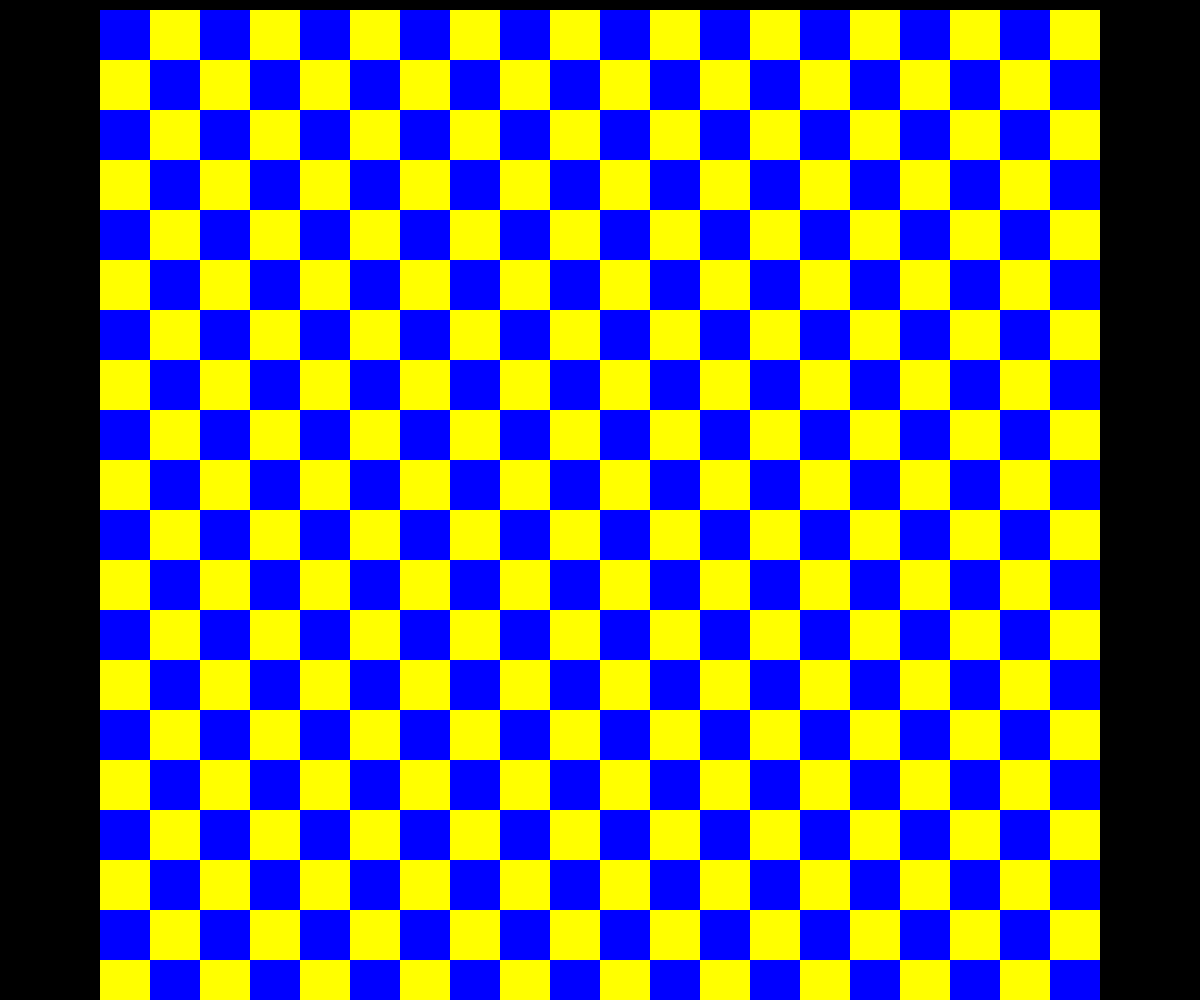
Frame 1 (no input)
Frame 60 (no input): identical to frame 1, image omitted
Frame 120 (the mouse pressed at the canvas centre since frame 60): identical to frame 1, image omitted

The p5.js sketch that drew this single still picture (run headless with seeded random() and noise() and a simulated clock; from frame 60 on, the mouse is pressed at the canvas centre):

// p5.js sketch
// ── sketch.js
let w, h, inc;
let board;
let func;
function setup() {
  createCanvas(window.innerWidth, window.innerHeight);
  func = checkerbrd;
  background(0);
  frameRate(35);
  strokeWeight(3);
  inc = 50;
  h = floor(height / inc) * inc;
  w = floor(width / inc) * inc;
  board = createImage(h, h);
  board.loadPixels();
  let yellow = 0xffff00;
  let blue = 0x0000ff;
  for (let i = 0; i < h; ++i)
    for (let j = 0; j < h; ++j) {
      let colour = (floor(i / inc) + floor(j / inc)) % 2 ? yellow : blue;
      let index = (j * h + i) * 4;
      if (colour == yellow) {
        board.pixels[index + 0] = 255;
        board.pixels[index + 1] = 255;
        board.pixels[index + 2] = 0;
        board.pixels[index + 3] = 255;
      }
      else {
        board.pixels[index + 0] = 0;
        board.pixels[index + 1] = 0;
        board.pixels[index + 2] = 255;
        board.pixels[index + 3] = 255;
      }
    }
  board.updatePixels();
}
function draw() {
  translate(round((w - h) / 2), 10);
  func();
}
function keyPressed() {
  if (key == '9') func = checkerbrd
  else
    drawShape(key);
}
function checkerbrd() {
  background(0);
  image(board, 0, 0);
}
function drawSierpinski() {
  for (let i = 0; i < 200; ++i)
    sierpinski();
}
function drawShape(key) {
  if (key == '1')
    func = drawSquare1;
  else if (key == '2')
    func = drawSquare2;
  else if (key == '3')
    func = drawSquare3;
  else if (key == '4')
    func = drawSquare4;
  else if (key == '5')
    func = drawSierpinski;

}
function drawSquare2() {
  for (let i = 0; i < 110; ++i)
    squr2(0, 0, h, h);
}
function drawSquare3() {
  for (let i = 0; i < 150; ++i)
    squr3(0, 0, h, h);
}
function drawSquare4() {
  for (let i = 0; i < 150; ++i)
    squr4(0, 0, h, h);
}
function drawSquare1() {
  for (let i = 0; i < 110; ++i)
    squr1(0, 0, h, h);
}
function midpoint(p1, p2) {
  let a = createVector(floor((p1.x + p2.x) / 2), floor((p1.y + p2.y) / 2));
  return a;
}
function setColour(x, y) {
  let colour = board.pixels[(y * h + x) * 4];
  if (colour == 255)
    stroke('blue');
  else
    stroke('yellow');
}
function sierpinski() {
  if (typeof sierpinski.sierpnt == 'undefined')
    sierpinski.sierpnt = createVector(h / 2, h / 2);
  let corners = [createVector(0, h), createVector(h / 2, 0), createVector(h, h)];
  sierpinski.sierpnt = midpoint(sierpinski.sierpnt, random(corners));
  setColour(sierpinski.sierpnt.x, sierpinski.sierpnt.y);
  point(sierpinski.sierpnt.x, sierpinski.sierpnt.y);
}
function squr2(x0, y0, xwide, ytop) {
  if (typeof squr2.mid2 == 'undefined' && typeof squr2.prevcorner2 == 'undefined') {
    squr2.prevcorner2 = -10;
    squr2.mid2 = createVector(floor(h / 2), floor(h / 2));
  }
  let intcorners = [0, 1, 2, 3]
  let corners = [createVector(x0, y0), createVector(xwide, y0), createVector(xwide, ytop), createVector(x0, ytop)];
  let intcorner = random(intcorners);
  let anticlockwise = (squr2.prevcorner2 - intcorner == 1) || (squr2.prevcorner2 - intcorner == -3);
  if (!anticlockwise) {
    squr2.mid2 = midpoint(corners[intcorner], squr2.mid2);
    setColour(squr2.mid2.x, squr2.mid2.y);
    point(squr2.mid2.x, squr2.mid2.y);
    squr2.prevcorner2 = intcorner;
  }
}
function squr1(x0, y0, xwide, ytop) {
  if (typeof squr1.mid1 == 'undefined' && typeof squr1.prevcorner1 == 'undefined') {
    squr1.prevcorner1 = createVector(-1, -1);
    squr1.mid1 = createVector(floor(h / 2), floor(h / 3));
  }
  let corners = [createVector(x0, y0), createVector(xwide, y0), createVector(xwide, ytop), createVector(x0, ytop)];
  let corner = random(corners);
  if (!corner.equals(squr1.prevcorner1)) {
    squr1.mid1 = midpoint(corner, squr1.mid1);
    setColour(squr1.mid1.x, squr1.mid1.y);
    point(squr1.mid1.x, squr1.mid1.y);
    squr1.prevcorner1 = corner.copy();
  }
}
function squr3(x0, y0, xwide, ytop) {
  if (typeof squr3.mid3 == 'undefined' && typeof squr3.prevcorner3 == 'undefined') {
    squr3.prevcorner3 = [-1, -2];
    squr3.mid3 = createVector(floor(h / 2), floor(h / 2));
  }
  let intcorners = [0, 1, 2, 3]
  let corners = [createVector(x0, y0), createVector(xwide, y0), createVector(xwide, ytop), createVector(x0, ytop)];
  let intcorner = random(intcorners);
  let neighbours = abs(intcorner - squr3.prevcorner3[1]);
  neighbours = (neighbours == 1 || neighbours == 3);
  if (!(neighbours && (squr3.prevcorner3[0] === squr3.prevcorner3[1]))) {
    squr3.mid3 = midpoint(corners[intcorner], squr3.mid3);
    setColour(squr3.mid3.x, squr3.mid3.y);
    point(squr3.mid3.x, squr3.mid3.y);
    squr3.prevcorner3[0] = squr3.prevcorner3[1];
    squr3.prevcorner3[1] = intcorner;
  }
}
function squr4(x0, y0, xwide, ytop) {
  if (typeof squr4.mid4 == 'undefined' && typeof squr4.prevcorner4 == 'undefined') {
    squr4.prevcorner4 = -1;
    squr4.mid4 = createVector(floor(h / 2), floor(h / 4));
  }
  let intcorners = [0, 1, 2, 3]
  let corners = [createVector(x0, y0), createVector(xwide, y0), createVector(xwide, ytop), createVector(x0, ytop)];
  let intcorner = random(intcorners);

  if ((intcorner === squr4.prevcorner4) || !(intcorner % 2 === squr4.prevcorner4 % 2)) {
    squr4.mid4 = midpoint(corners[intcorner], squr4.mid4);
    setColour(squr4.mid4.x, squr4.mid4.y);
    point(squr4.mid4.x, squr4.mid4.y);
    squr4.prevcorner4 = intcorner;
  }
}
